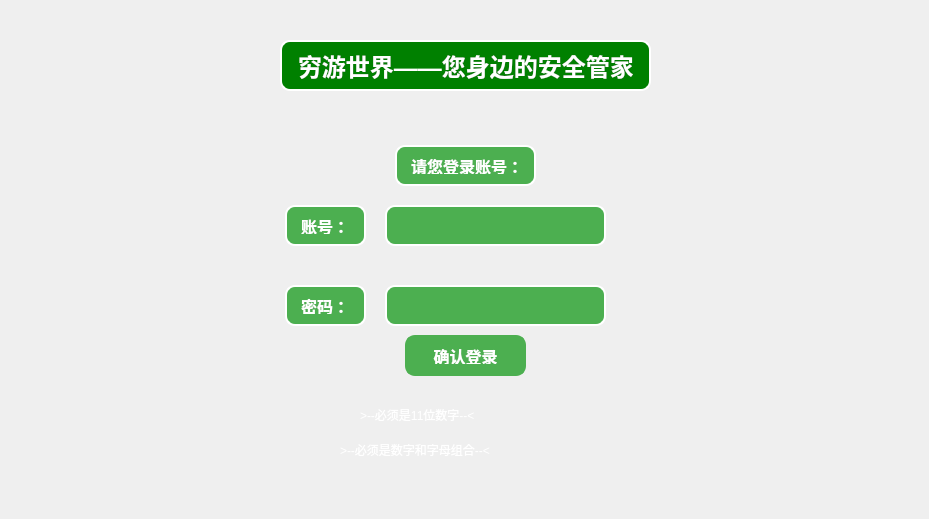
<?xml version="1.0" encoding="UTF-8"?>
<ui version="4.0">
 <class>Dialog</class>
 <widget class="QDialog" name="Dialog">
  <property name="geometry">
   <rect>
    <x>0</x>
    <y>0</y>
    <width>929</width>
    <height>519</height>
   </rect>
  </property>
  <property name="windowTitle">
   <string>Dialog</string>
  </property>
  <widget class="QLabel" name="label">
   <property name="geometry">
    <rect>
     <x>0</x>
     <y>0</y>
     <width>931</width>
     <height>521</height>
    </rect>
   </property>
   <property name="styleSheet">
    <string notr="true"/>
   </property>
   <property name="text">
    <string/>
   </property>
  </widget>
  <widget class="QLabel" name="label_2">
   <property name="geometry">
    <rect>
     <x>280</x>
     <y>40</y>
     <width>371</width>
     <height>51</height>
    </rect>
   </property>
   <property name="styleSheet">
    <string notr="true">    font-family: &quot;Arial&quot;;
    font-size: 24px;
    font-weight: bold;
    color: white;
    background-color: green;
    border: 2px solid white;
    border-radius: 10px;
    padding: 10px;
    text-align: center;</string>
   </property>
   <property name="text">
    <string>穷游世界——您身边的安全管家</string>
   </property>
  </widget>
  <widget class="QPushButton" name="login_commit">
   <property name="geometry">
    <rect>
     <x>400</x>
     <y>330</y>
     <width>131</width>
     <height>51</height>
    </rect>
   </property>
   <property name="styleSheet">
    <string notr="true">    font-family: &quot;Arial&quot;;
    font-size: 16px;
    font-weight: bold;
    color: white;
    background-color: #4CAF50;  /* 绿色背景 */
    border: 2px solid #4CAF50;
    border-radius: 10px;
    padding: 10px;
    margin: 5px;</string>
   </property>
   <property name="text">
    <string>确认登录</string>
   </property>
  </widget>
  <widget class="QLabel" name="label_3">
   <property name="geometry">
    <rect>
     <x>280</x>
     <y>200</y>
     <width>91</width>
     <height>51</height>
    </rect>
   </property>
   <property name="styleSheet">
    <string notr="true">    font-family: &quot;Arial&quot;;
    font-size: 16px;
    font-weight: bold;
    color: white;
    background-color: #4CAF50;  /* 绿色背景 */
    border: 2px solid white;
    border-radius: 10px;
    padding: 10px;
    margin: 5px;
</string>
   </property>
   <property name="text">
    <string>账号：</string>
   </property>
  </widget>
  <widget class="QLabel" name="label_4">
   <property name="geometry">
    <rect>
     <x>390</x>
     <y>140</y>
     <width>151</width>
     <height>51</height>
    </rect>
   </property>
   <property name="styleSheet">
    <string notr="true">    font-family: &quot;Arial&quot;;
    font-size: 16px;
    font-weight: bold;
    color: white;
    background-color: #4CAF50;  /* 绿色背景 */
    border: 2px solid white;
    border-radius: 10px;
    padding: 10px;
    margin: 5px;
</string>
   </property>
   <property name="text">
    <string>请您登录账号：</string>
   </property>
  </widget>
  <widget class="QLabel" name="label_5">
   <property name="geometry">
    <rect>
     <x>280</x>
     <y>280</y>
     <width>91</width>
     <height>51</height>
    </rect>
   </property>
   <property name="styleSheet">
    <string notr="true">    font-family: &quot;Arial&quot;;
    font-size: 16px;
    font-weight: bold;
    color: white;
    background-color: #4CAF50;  /* 绿色背景 */
    border: 2px solid white;
    border-radius: 10px;
    padding: 10px;
    margin: 5px;
</string>
   </property>
   <property name="text">
    <string>密码：</string>
   </property>
  </widget>
  <widget class="QLineEdit" name="cin_account">
   <property name="geometry">
    <rect>
     <x>380</x>
     <y>200</y>
     <width>231</width>
     <height>51</height>
    </rect>
   </property>
   <property name="styleSheet">
    <string notr="true">    font-family: &quot;Arial&quot;;
    font-size: 16px;
    font-weight: bold;
    color: white;
    background-color: #4CAF50;  /* 绿色背景 */
    border: 2px solid white;
    border-radius: 10px;
    padding: 10px;
    margin: 5px;
</string>
   </property>
  </widget>
  <widget class="QLineEdit" name="cin_password">
   <property name="geometry">
    <rect>
     <x>380</x>
     <y>280</y>
     <width>231</width>
     <height>51</height>
    </rect>
   </property>
   <property name="styleSheet">
    <string notr="true">    font-family: &quot;Arial&quot;;
    font-size: 16px;
    font-weight: bold;
    color: white;
    background-color: #4CAF50;  /* 绿色背景 */
    border: 2px solid white;
    border-radius: 10px;
    padding: 10px;
    margin: 5px;
</string>
   </property>
  </widget>
  <widget class="QLabel" name="label_6">
   <property name="geometry">
    <rect>
     <x>360</x>
     <y>400</y>
     <width>281</width>
     <height>31</height>
    </rect>
   </property>
   <property name="styleSheet">
    <string notr="true">	
    color: white;
font: 63 italic 12pt &quot;Cascadia Code SemiBold&quot;;</string>
   </property>
   <property name="text">
    <string>&gt;--必须是11位数字--&lt;</string>
   </property>
  </widget>
  <widget class="QLabel" name="label_7">
   <property name="geometry">
    <rect>
     <x>340</x>
     <y>430</y>
     <width>331</width>
     <height>41</height>
    </rect>
   </property>
   <property name="styleSheet">
    <string notr="true">	
    color: white;
font: 63 italic 12pt &quot;Cascadia Code SemiBold&quot;;</string>
   </property>
   <property name="text">
    <string>&gt;--必须是数字和字母组合--&lt;</string>
   </property>
  </widget>
 </widget>
 <resources/>
 <connections/>
 <slots>
  <slot>maingoin()</slot>
 </slots>
</ui>
